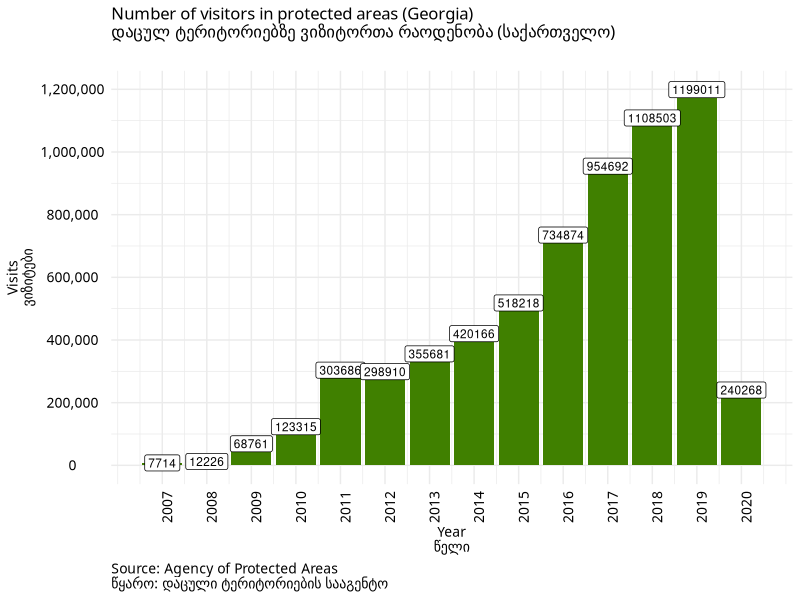

Generate this figure with R: (Note: this script raises an error after producing the figure.)
rm(list=ls())    # clear the workspace


#=== Temur Gugushvii === 
# avout author https://temurgugushvili.ge/
# data source https://apa.gov.ge/ge/statistika/vizitorta-statistika

#libraries

library(ggplot2)
library(tidyverse)

# import data

tg_pa_visitors <- readr::read_csv("data/pa_visitors.csv",
                                   col_types = cols(year = "n",
                                                    visits = "n",
                                                    pa = "c"))

#Prepare data for visualization (filter data)

tg_pa_visitors <- tg_pa_visitors %>% 
                  dplyr::filter(pa == "pa_total")


#Build the visualization 

tg_pa_visitors_diagram <- ggplot2::ggplot(tg_pa_visitors, aes(year, visits)) +
                          geom_col(fill = "#408000") +
                          geom_label(label = tg_pa_visitors$visits, size = 3)+
                          theme_minimal(base_family="Sylfaen")+
                          theme(axis.title.x = element_text(colour="black", size=10, hjust=0.5),
                                axis.title.y = element_text(colour="black", size=10, hjust=0.5),
                                axis.text.x=element_text(angle = 90, hjust=0.5, size=10, colour="black"),
                                axis.text.y=element_text(angle = 0, hjust=0.5, size=10, colour="black"),
                                plot.caption = element_text(size=10, colour="black", hjust=0),
                                plot.title=element_text(colour="black", size=12))+
                          labs(title = "Number of visitors in protected areas (Georgia)\nდაცულ ტერიტორიებზე ვიზიტორთა რაოდენობა (საქართველო)",
                               subtitle ="",
                               caption = "Source: Agency of Protected Areas \nწყარო: დაცული ტერიტორიების სააგენტო",
                               x = "Year\nწელი",
                               y = "Visits\nვიზიტები")+
                          scale_y_continuous(breaks=seq(0, 120000000, 200000), labels = scales::comma)+
                          scale_x_continuous(breaks=seq(2007, 2020, 1))

#Save the ggplot
ggsave("visualization/tg_pa_visitors_diagram.png", 
       plot = tg_pa_visitors_diagram,
       width = 10,
       height = 6) 
                 
